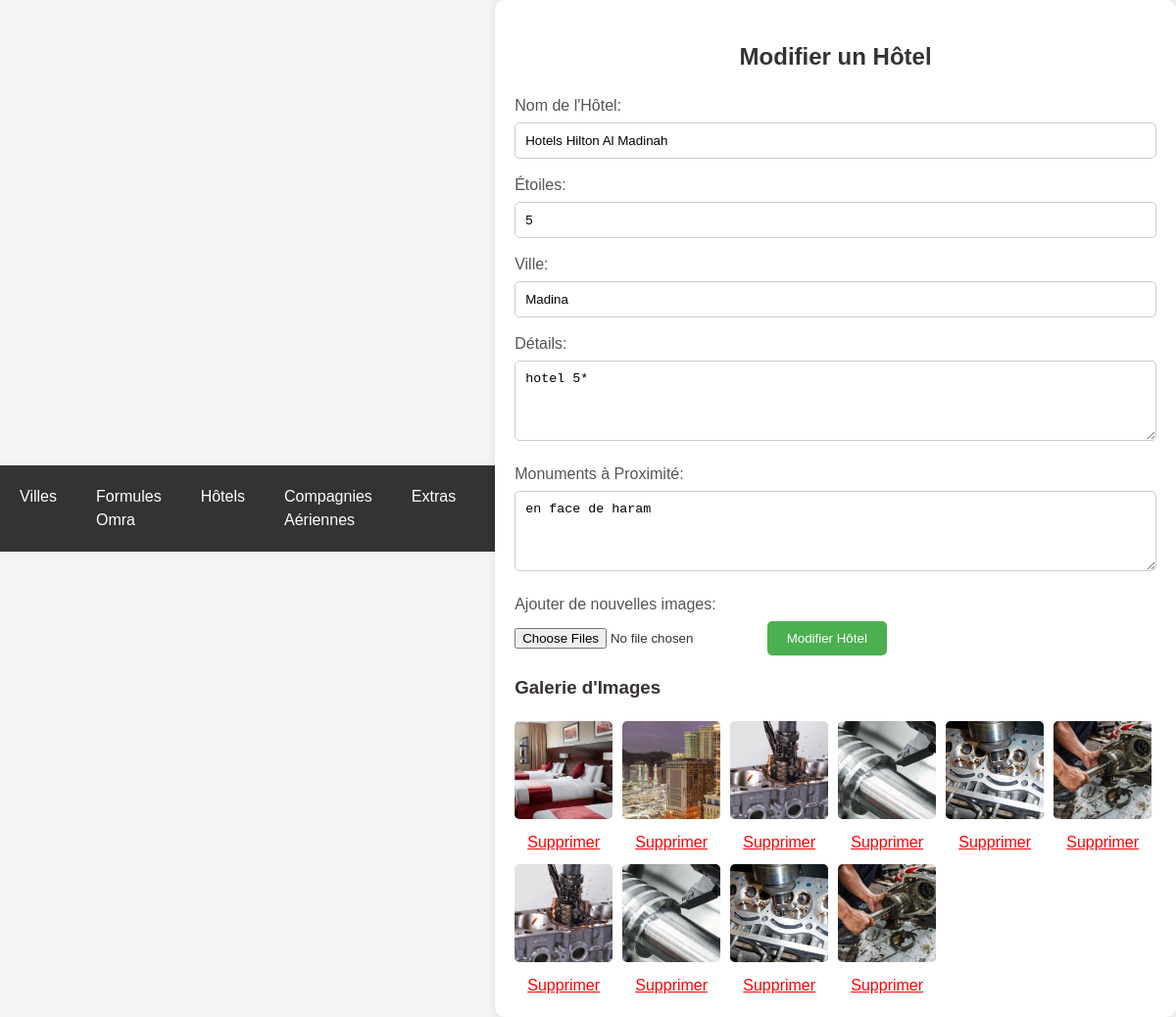
The app's page /edit_hotel.php?id=4 (signed in) with its own data.
### tables this page shows
CREATE TABLE `hotels` (
  `id` int(11) NOT NULL,
  `nom` varchar(255) NOT NULL,
  `etoiles` int(11) NOT NULL,
  `ville` varchar(100) NOT NULL,
  `details` text NOT NULL,
  `monument` varchar(255) NOT NULL,
  `image_gallery` text DEFAULT NULL
);

CREATE TABLE `hotel_gallery` (
  `id` int(11) NOT NULL,
  `hotel_id` int(11) NOT NULL,
  `image_path` varchar(255) NOT NULL
);

### edit_hotel.php (the view, shortened to what this page needs)
<?php
include 'db.php';
if (isset($_GET['id'])) {
    $hotel_id = $_GET['id'];
    $sql = "SELECT * FROM hotels WHERE id = $hotel_id";
    $result = $conn->query($sql);
    if ($result->num_rows > 0) {
        $row = $result->fetch_assoc();
        $nom = $row['nom'];
        $etoiles = $row['etoiles'];
        $ville = $row['ville'];
        $details = $row['details'];
        $monument = $row['monument'];
    } else {
        echo "Aucun hôtel trouvé avec cet identifiant.";
        exit();
    }
    $sql_images = "SELECT * FROM hotel_gallery WHERE hotel_id = $hotel_id";
    $result_images = $conn->query($sql_images);
} else {
    echo "Identifiant de l'hôtel non spécifié.";
    exit();
}
?>
<!DOCTYPE html>
<html lang="fr">
<head>
    <link rel="stylesheet" href="styles.css">
    <?php include 'header.php'; ?>
</head>
<body>
    <div class="container">
        <h2>Modifier un Hôtel</h2>
        <form action="edit_hotel.php?id=<?php echo $hotel_id; ?>" method="POST" enctype="multipart/form-data">
            <label for="nom">Nom de l'Hôtel:</label>
            <input type="text" id="nom" name="nom" value="<?php echo $nom; ?>" required>
            <label for="etoiles">Étoiles:</label>
            <input type="number" id="etoiles" name="etoiles" value="<?php echo $etoiles; ?>" required>
            <label for="ville">Ville:</label>
            <input type="text" id="ville" name="ville" value="<?php echo $ville; ?>" required>
            <label for="details">Détails:</label>
            <textarea id="details" name="details" rows="4" required><?php echo $details; ?></textarea>
            <label for="monument">Monuments à Proximité:</label>
            <textarea id="monument" name="monument" rows="4" required><?php echo $monument; ?></textarea>
            <label for="images">Ajouter de nouvelles images:</label>
            <input type="file" id="images" name="images[]" multiple>
            <button type="submit" name="update_hotel">Modifier Hôtel</button>
        </form>
        <h3>Galerie d'Images</h3>
        <div class="image-gallery">
            <?php
            if ($result_images->num_rows > 0) {
                while ($row_image = $result_images->fetch_assoc()) {
                    echo "<div>";
                    echo "<img src='" . $row_image['image_path'] . "' alt='Image'>";
                    echo "<a class='delete-button' href='edit_hotel.php?id=$hotel_id&delete_image=" . $row_image['id'] . "'>Supprimer</a>";
                    echo "</div>";
                }
            } else {
                echo "<p>Aucune image disponible pour cet hôtel.</p>";
            }
            ?>
        </div>
    </div>
</body>
</html>

### header.php (shortened to what this page needs)
<!DOCTYPE html>
<html lang="fr">
<head>
    <link rel="stylesheet" href="styles.css">
</head>
<body>
    <nav>
        <ul>
            <li>
                <a href="#">Villes</a>
            </li>
            <li>
                <a href="#">Formules Omra</a>
            </li>
            <li>
                <a href="#">Hôtels</a>
            </li>
            <li>
                <a href="#">Compagnies Aériennes</a>
            </li>
            <li>
                <a href="#">Extras</a>
            </li>
        </ul>
    </nav>
</body>
</html>

### css/styles.css (style rules this page uses)
body { font-family: 'Lexend', sans-serif; line-height: 1.5; min-height: 100vh; display: flex; align-items: center; justify-content: center; color: #393232; background-color: #f7f7f7; }

### edit_hotel.php (style rules this page uses)
body { font-family: Arial, sans-serif; background-color: #f4f4f4; margin: 0; padding: 0; box-sizing: border-box; }
.container { width: 80%; margin: auto; background-color: #fff; padding: 20px; border-radius: 10px; box-shadow: 0 0 10px rgba(0, 0, 0, 0.1); }
h2 { text-align: center; color: #333; }
form { margin-top: 20px; }
label { display: block; margin-bottom: 5px; color: #555; }
input[type="text"], input[type="number"], textarea, select { width: 100%; padding: 10px; margin-bottom: 15px; border: 1px solid #ccc; border-radius: 5px; box-sizing: border-box; }
button[type="submit"] { background-color: #4caf50; color: #fff; padding: 10px 20px; border: none; border-radius: 5px; cursor: pointer; }
.image-gallery { display: flex; flex-wrap: wrap; gap: 10px; margin-top: 20px; }
.image-gallery img { width: 100px; height: 100px; object-fit: cover; border-radius: 5px; }
.image-gallery .delete-button { display: block; text-align: center; margin-top: 5px; color: red; cursor: pointer; }

### header.php (style rules this page uses)
body { font-family: Arial, sans-serif; background-color: #f4f4f4; margin: 0; padding: 0; box-sizing: border-box; }
nav { background-color: #333; color: white; padding: 10px; }
nav ul { list-style-type: none; padding: 0; margin: 0; display: flex; }
nav ul li { position: relative; margin-right: 20px; }
nav ul li a { color: white; text-decoration: none; padding: 10px; display: block; }

### records on screen
hotels: nom "Hotels Hilton Al Madinah", etoiles "5", ville "Madina", details "hotel 5*", monument "en face de haram"
hotel_gallery: image_path (picture)
hotel_gallery: image_path (picture)
hotel_gallery: image_path (picture)
hotel_gallery: image_path (picture)
hotel_gallery: image_path (picture)
hotel_gallery: image_path (picture)
hotel_gallery: image_path (picture)
hotel_gallery: image_path (picture)
hotel_gallery: image_path (picture)
hotel_gallery: image_path (picture)
